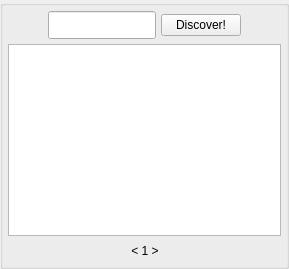
                 <widget class="QGroupBox" name="urlsBox">
                  <layout class="QVBoxLayout" name="verticalLayout_69">
                   <property name="spacing">
                    <number>5</number>
                   </property>
                   <property name="margin">
                    <number>5</number>
                   </property>
                   <item>
                    <layout class="QHBoxLayout" name="horizontalLayout_27">
                     <property name="spacing">
                      <number>5</number>
                     </property>
                     <item>
                      <spacer name="horizontalSpacer_22">
                       <property name="orientation">
                        <enum>Qt::Horizontal</enum>
                       </property>
                       <property name="sizeHint" stdset="0">
                        <size>
                         <width>40</width>
                         <height>20</height>
                        </size>
                       </property>
                      </spacer>
                     </item>
                     <item>
                      <widget class="QLineEdit" name="search_2">
                       <property name="minimumSize">
                        <size>
                         <width>0</width>
                         <height>28</height>
                        </size>
                       </property>
                      </widget>
                     </item>
                     <item>
                      <widget class="QPushButton" name="discover">
                       <property name="text">
                        <string>Discover!</string>
                       </property>
                      </widget>
                     </item>
                     <item>
                      <spacer name="horizontalSpacer_27">
                       <property name="orientation">
                        <enum>Qt::Horizontal</enum>
                       </property>
                       <property name="sizeHint" stdset="0">
                        <size>
                         <width>40</width>
                         <height>20</height>
                        </size>
                       </property>
                      </spacer>
                     </item>
                    </layout>
                   </item>
                   <item>
                    <widget class="QTextBrowser" name="urls">
                     <property name="tabChangesFocus">
                      <bool>true</bool>
                     </property>
                     <property name="textInteractionFlags">
                      <set>Qt::TextSelectableByKeyboard|Qt::TextSelectableByMouse</set>
                     </property>
                    </widget>
                   </item>
                   <item>
                    <layout class="QHBoxLayout" name="horizontalLayout_28">
                     <property name="spacing">
                      <number>5</number>
                     </property>
                     <item>
                      <spacer name="horizontalSpacer_28">
                       <property name="orientation">
                        <enum>Qt::Horizontal</enum>
                       </property>
                       <property name="sizeHint" stdset="0">
                        <size>
                         <width>40</width>
                         <height>20</height>
                        </size>
                       </property>
                      </spacer>
                     </item>
                     <item>
                      <widget class="QLabel" name="url_pages">
                       <property name="text">
                        <string>&lt; 1 &gt;</string>
                       </property>
                       <property name="alignment">
                        <set>Qt::AlignCenter</set>
                       </property>
                      </widget>
                     </item>
                     <item>
                      <spacer name="horizontalSpacer_29">
                       <property name="orientation">
                        <enum>Qt::Horizontal</enum>
                       </property>
                       <property name="sizeHint" stdset="0">
                        <size>
                         <width>40</width>
                         <height>20</height>
                        </size>
                       </property>
                      </spacer>
                     </item>
                    </layout>
                   </item>
                  </layout>
                 </widget>
